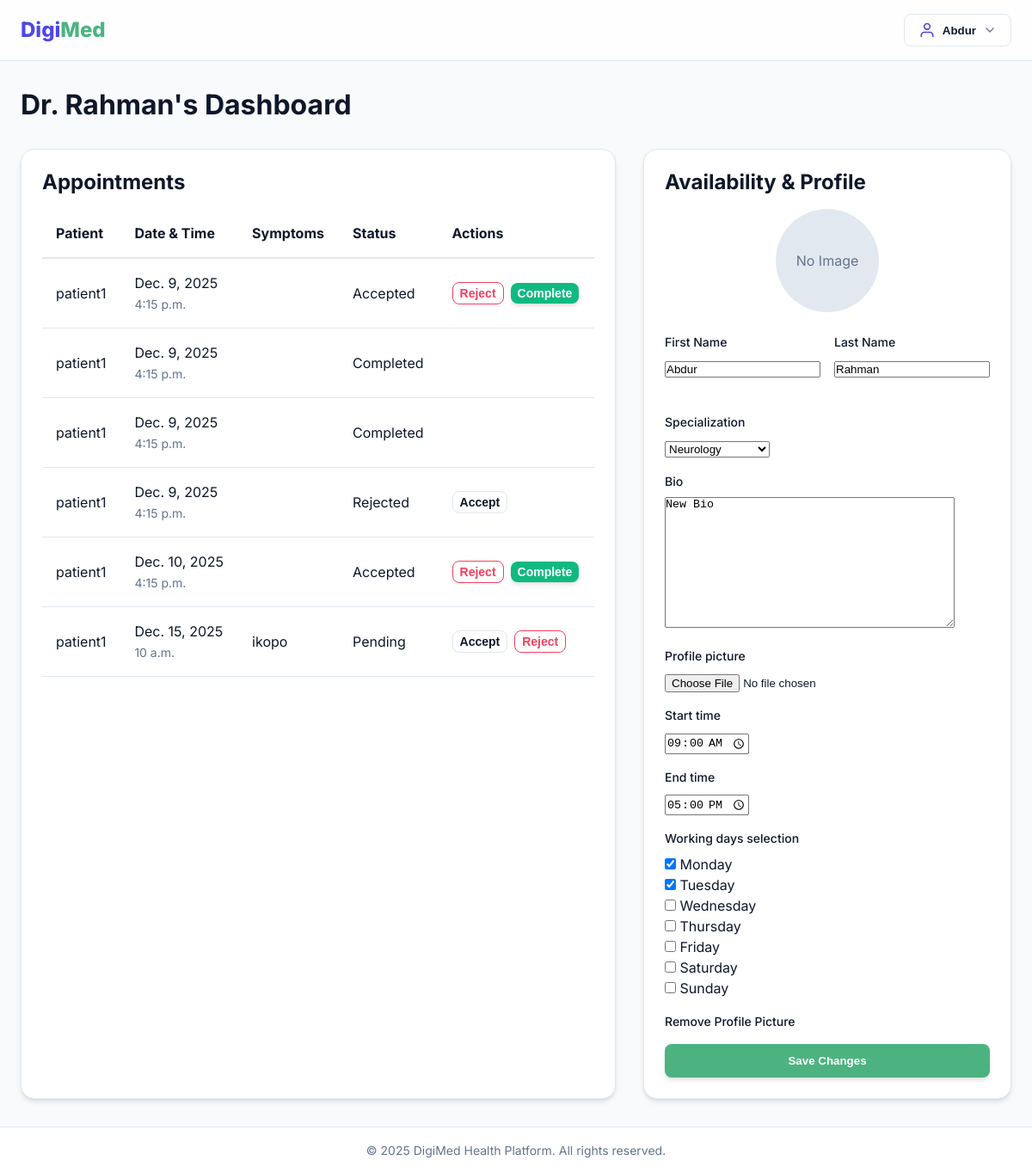
The app's page /auth/dashboard/doctor/ (signed in) with its own data.
### users/models.py (models this page shows, shortened)
class User(AbstractUser):
    IS_PATIENT = 'patient'
    IS_DOCTOR = 'doctor'
    IS_ADMIN = 'admin'
    ROLE_CHOICES = [
        (IS_PATIENT, 'Patient'),
        (IS_DOCTOR, 'Doctor'),
        (IS_ADMIN, 'Admin'),
    ]
    role = models.CharField(max_length=10, choices=ROLE_CHOICES, default=IS_PATIENT)
    def is_doctor(self):
        return self.role == self.IS_DOCTOR

class DoctorProfile(models.Model):
    user = models.OneToOneField(User, on_delete=models.CASCADE, related_name='doctor_profile')
    specialization = models.ForeignKey(Specialization, on_delete=models.SET_NULL, null=True)
    bio = models.TextField(blank=True)
    profile_picture = models.ImageField(upload_to='doctors/', blank=True, null=True)
    is_verified = models.BooleanField(default=False)
    start_time = models.TimeField(default='09:00')
    end_time = models.TimeField(default='17:00')
    working_days = models.CharField(max_length=100, default='Mon,Tue,Wed,Thu,Fri', help_text="Comma-separated days (e.g. Mon,Tue)")

### appointments/models.py (models this page shows, shortened)
class Appointment(models.Model):
    STATUS_CHOICES = [
        ('pending', 'Pending'),
        ('accepted', 'Accepted'),
        ('rejected', 'Rejected'),
        ('completed', 'Completed'),
    ]
    patient = models.ForeignKey(settings.AUTH_USER_MODEL, on_delete=models.CASCADE, related_name='appointments_as_patient')
    doctor = models.ForeignKey(settings.AUTH_USER_MODEL, on_delete=models.CASCADE, related_name='appointments_as_doctor')
    date = models.DateField()
    time = models.TimeField()
    status = models.CharField(max_length=10, choices=STATUS_CHOICES, default='pending')
    symptoms = models.TextField(blank=True)
    created_at = models.DateTimeField(auto_now_add=True)

### users/views.py (the view)
# urls.py: path('dashboard/doctor/', views.doctor_dashboard, name='doctor_dashboard'),
@login_required
def doctor_dashboard(request):
    if not request.user.is_doctor():
        return redirect('home')
    profile = request.user.doctor_profile
    appointments = Appointment.objects.filter(doctor=request.user).order_by('date', 'time')
    if request.method == 'POST':
        form = DoctorAvailabilityForm(request.POST, request.FILES, instance=profile)
        if form.is_valid():
            form.save()
            return redirect('doctor_dashboard')
    else:
        form = DoctorAvailabilityForm(instance=profile)
    return render(request, 'users/doctor_dashboard.html', {
        'appointments': appointments,
        'form': form,
        'profile': profile
    })

### users/models.py (called while the page is built)
    def __str__(self):
        return self.name

### templates/users/doctor_dashboard.html (shortened to what this page needs)
{% extends 'base.html' %}
{% block content %}
<h1 style="margin-bottom: 2rem;">Dr. {{ user.last_name }}'s Dashboard</h1>
<div style="display: grid; grid-template-columns: 2fr 1fr; gap: 2rem;">
    <div class="card">
        <h2>Appointments</h2>
        <table style="width: 100%; border-collapse: collapse; margin-top: 1rem;">
            <thead>
                <tr style="text-align: left; border-bottom: 2px solid var(--border);">
                    <th style="padding: 1rem;">Patient</th>
                    <th style="padding: 1rem;">Date & Time</th>
                    <th style="padding: 1rem;">Symptoms</th>
                    <th style="padding: 1rem;">Status</th>
                    <th style="padding: 1rem;">Actions</th>
                </tr>
            </thead>
            <tbody>
                {% for appt in appointments %}
                <tr style="border-bottom: 1px solid var(--border);">
                    <td style="padding: 1rem;">{{ appt.patient.username }}</td>
                    <td style="padding: 1rem;">{{ appt.date }} <br> <span
                            style="color: var(--text-muted); font-size: 0.875rem;">{{ appt.time }}</span></td>
                    <td style="padding: 1rem;">{{ appt.symptoms|truncatechars:50 }}</td>
                    <td style="padding: 1rem;">{{ appt.get_status_display }}</td>
                    <td style="padding: 1rem;">
                        <div style="display: flex; gap: 0.5rem; flex-wrap: wrap;">
                            {% if appt.status != 'accepted' and appt.status != 'completed' %}
                            <form method="post" action="{% url 'update_appointment' appt.id %}" style="display:inline;">
                                <button class="btn btn-secondary"
                                    style="padding: 0.25rem 0.5rem; font-size: 0.875rem;">Accept</button>
                            </form>
                            {% endif %}
                            {% if appt.status == 'pending' or appt.status == 'accepted' %}
                            <form method="post" action="{% url 'update_appointment' appt.id %}" style="display:inline;">
                                <button class="btn btn-secondary"
                                    style="padding: 0.25rem 0.5rem; font-size: 0.875rem; color: var(--accent); border-color: var(--accent);">Reject</button>
                            </form>
                            {% endif %}
                            {% if appt.status == 'accepted' %}
                            <form method="post" action="{% url 'update_appointment' appt.id %}" style="display:inline;">
                                <button class="btn btn-primary"
                                    style="padding: 0.25rem 0.5rem; font-size: 0.875rem; background: #10b981; border-color: #10b981; color: white;">Complete</button>
                            </form>
                            {% endif %}
                        </div>
                    </td>
                </tr>
                {% empty %}
                <tr>
                    <td colspan="5" style="padding: 2rem; text-align: center; color: var(--text-muted);">No appointments
                        found.</td>
                </tr>
                {% endfor %}
            </tbody>
        </table>
    </div>
    <div class="card">
        <h2>Availability & Profile</h2>
        <form method="post" enctype="multipart/form-data" style="margin-top: 1rem;">
            <div style="text-align: center; margin-bottom: 1.5rem;">
                {% if profile.profile_picture %}
                <img src="{{ profile.profile_picture.url }}" alt="Profile"
                    style="width: 120px; height: 120px; border-radius: 50%; object-fit: cover; border: 4px solid #f0f9ff;">
                {% else %}
                <div
                    style="width: 120px; height: 120px; border-radius: 50%; background: #e2e8f0; margin: 0 auto; display: flex; align-items: center; justify-content: center; color: var(--text-muted);">
                    No Image
                </div>
                {% endif %}
            </div>
            <div style="display: grid; grid-template-columns: 1fr 1fr; gap: 1rem; margin-bottom: 1rem;">
                <div class="form-group">
                    <label class="form-label" style="font-size: 0.875rem;">First Name</label>
                    {{ form.first_name }}
                </div>
                <div class="form-group">
                    <label class="form-label" style="font-size: 0.875rem;">Last Name</label>
                    {{ form.last_name }}
                </div>
            </div>
            {% for field in form %}
            {% if field.name != 'first_name' and field.name != 'last_name' %}
            <div class="form-group" style="margin-bottom: 1rem;">
                <label class="form-label" style="font-size: 0.875rem;">{{ field.label }}</label>
                {% if field.name == 'remove_picture' %}
                {% if profile.profile_picture %}
                <div
                    style="display: flex; align-items: center; gap: 0.5rem; margin-top: 0.5rem; padding: 0.5rem; background: #fee2e2; border-radius: 4px; color: #991b1b;">
                    {{ field }}
                    <label for="{{ field.id_for_label }}"
                        style="margin: 0; font-size: 0.875rem; font-weight: 500;">Delete current profile picture</label>
                </div>
                {% endif %}
                {% elif field.name == 'profile_picture' %}
                <div style="margin-top: 0.25rem;">
                    {{ field }}
                </div>
                {% else %}
                {{ field }}
                {% endif %}
            </div>
            {% endif %}
            {% endfor %}
            <button type="submit" class="btn btn-primary" style="width: 100%;">Save Changes</button>
        </form>
    </div>
</div>
{% endblock %}

### templates/base.html (shortened to what this page needs)
{% load static %}
<!DOCTYPE html>
<html lang="en">
<head>
    <link rel="stylesheet" href="{% static 'css/style.css' %}">
</head>
<body>
    <nav class="navbar">
        <div class="container nav-content">
            <a href="{% url 'home' %}" class="nav-brand">
                <span class="brand-digi">Digi</span><span class="brand-med">Med</span>
            </a>
            <div class="nav-links">
                {% if user.is_authenticated %}
                <div class="user-dropdown">
                    <button class="user-dropdown-btn" onclick="toggleUserDropdown()">
                        <svg class="user-icon" xmlns="http://www.w3.org/2000/svg" width="20" height="20"
                            viewBox="0 0 24 24" fill="none" stroke="currentColor" stroke-width="2"
                            stroke-linecap="round" stroke-linejoin="round">
                            <path d="M20 21v-2a4 4 0 0 0-4-4H8a4 4 0 0 0-4 4v2"></path>
                            <circle cx="12" cy="7" r="4"></circle>
                        </svg>
                        <span>{{ user.first_name|default:user.username }}</span>
                        <svg class="dropdown-arrow" xmlns="http://www.w3.org/2000/svg" width="16" height="16"
                            viewBox="0 0 24 24" fill="none" stroke="currentColor" stroke-width="2"
                            stroke-linecap="round" stroke-linejoin="round">
                            <polyline points="6 9 12 15 18 9"></polyline>
                        </svg>
                    </button>
                </div>
                {% endif %}
            </div>
        </div>
    </nav>
    <main class="container" style="padding-top: 2rem; padding-bottom: 2rem;">
        {% block content %}
        {% endblock %}
    </main>
    <footer
        style="background: var(--surface); border-top: 1px solid var(--border); padding: 1rem 0; text-align: center; color: var(--text-muted); font-size: 0.875rem;">
        <div class="container">
            <p>&copy; {% now "Y" %} DigiMed Health Platform. All rights reserved.</p>
        </div>
    </footer>
</body>
</html>

### static/css/style.css (style rules this page uses)
:root { --primary: #4f46e5; --primary-hover: #4338ca; --secondary: #0ea5e9; --accent: #f43f5e; --background: #f8fafc; --surface: #ffffff; --text-main: #0f172a; --text-muted: #64748b; --border: #e2e8f0; --radius-sm: 0.375rem; --radius-md: 0.5rem; --radius-lg: 1rem; --shadow-sm: 0 1px 2px 0 rgb(0 0 0 / 0.05); --shadow-md: 0 4px 6px -1px rgb(0 0 0 / 0.1), 0 2px 4px -2px rgb(0 0 0 / 0.1); --shadow-lg: 0 10px 15px -3px rgb(0 0 0 / 0.1), 0 4px 6px -4px rgb(0 0 0 / 0.1); --font-heading: 'Inter', sans-serif; --font-body: 'Inter', sans-serif; }
* { box-sizing: border-box; margin: 0; padding: 0; }
body { font-family: var(--font-body); background-color: var(--background); color: var(--text-main); line-height: 1.5; -webkit-font-smoothing: antialiased; min-height: 100vh; display: flex; flex-direction: column; }
main { flex: 1; }
h1, h2, h3, h4, h5, h6 { font-family: var(--font-heading); font-weight: 700; line-height: 1.2; margin-bottom: 1rem; color: var(--text-main); }
a { color: var(--primary); text-decoration: none; transition: color 0.2s; }
.container { width: 100%; max-width: 1280px; margin: 0 auto; padding: 0 1.5rem; }
.btn { display: inline-flex; align-items: center; justify-content: center; padding: 0.75rem 1.5rem; border-radius: var(--radius-md); font-weight: 600; cursor: pointer; transition: all 0.2s; border: none; }
.btn-primary { background: #4CB380; color: white; box-shadow: var(--shadow-md); }
.btn-secondary { background: white; border: 1px solid var(--border); color: var(--text-main); }
.card { background: var(--surface); border-radius: var(--radius-lg); padding: 1.5rem; box-shadow: var(--shadow-md); border: 1px solid var(--border); transition: translate 0.2s, box-shadow 0.2s; }
.form-group { margin-bottom: 1.5rem; }
.form-label { display: block; margin-bottom: 0.5rem; font-weight: 500; color: var(--text-main); }
.navbar { background: rgba(255, 255, 255, 0.8); backdrop-filter: blur(12px); border-bottom: 1px solid var(--border); position: sticky; top: 0; z-index: 100; padding: 1rem 0; }
.nav-content { display: flex; justify-content: space-between; align-items: center; width: 100%; }
.nav-brand { font-size: 1.5rem; font-weight: 800; text-decoration: none; display: flex; }
.brand-digi { color: var(--primary); }
.brand-med { color: #4CB380; }
.nav-links { display: flex; gap: 1.5rem; align-items: center; }
.user-dropdown { position: relative; }
.user-dropdown-btn { display: flex; align-items: center; gap: 0.5rem; padding: 0.5rem 1rem; background: var(--surface); border: 1px solid var(--border); border-radius: var(--radius-md); cursor: pointer; font-weight: 600; color: var(--text-main); transition: all 0.2s; }
.user-icon { color: var(--primary); }
.dropdown-arrow { color: var(--text-muted); transition: transform 0.2s; }

### records on screen
User: first_name "Abdur", last_name "Rahman"
Appointment: patient.username "patient1", date "Dec. 9, 2025", time "4:15 p.m.", status "Accepted", shows "Reject", shows "Complete"
Appointment: patient.username "patient1", date "Dec. 9, 2025", time "4:15 p.m.", status "Completed"
Appointment: patient.username "patient1", date "Dec. 9, 2025", time "4:15 p.m.", status "Completed"
Appointment: patient.username "patient1", date "Dec. 9, 2025", time "4:15 p.m.", status "Rejected", shows "Accept"
Appointment: patient.username "patient1", date "Dec. 10, 2025", time "4:15 p.m.", status "Accepted", shows "Reject", shows "Complete"
Appointment: patient.username "patient1", date "Dec. 15, 2025", time "10 a.m.", symptoms "ikopo", status "Pending", shows "Accept", shows "Reject"
DoctorProfile: form "Neurology" "New Bio" "09:00:00" "17:00:00"

### other values on screen
{{ field.label }} "Specialization" "Bio" "Profile picture" "Start time" "End time" "Working days selection" "Remove Profile Picture"
